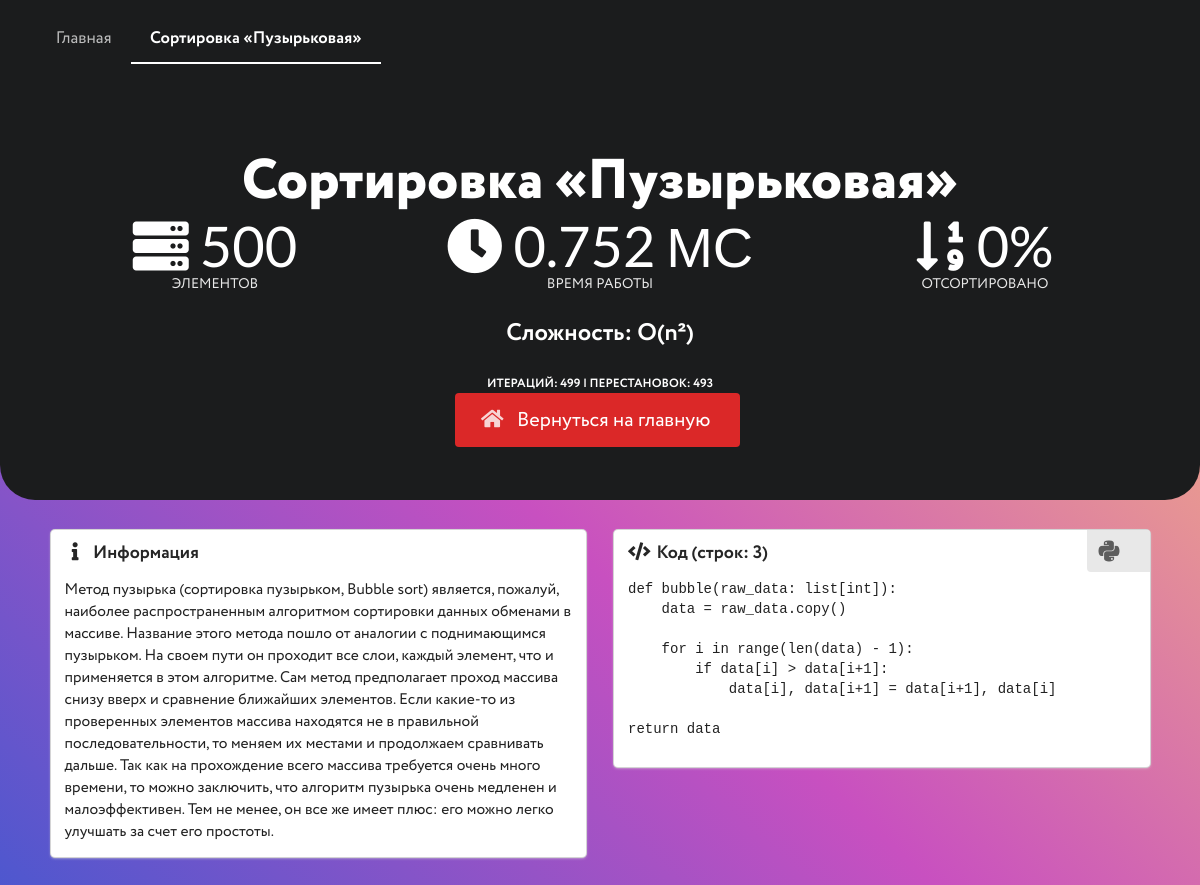
/profile/457, run on the app's committed database.
### app_main/models.py (models this page shows)
class Algorithm(models.Model):
    types = (
        ('Обменами', 'Обменами'),
        ('Выбором', 'Выбором'),
        ('Вставками', 'Вставками'),
    )
    sorts = (
        (0, 0),
        (10, 10),
        (25, 25),
        (33, 33),
        (50, 50),
        (75, 75),
        (90, 90)
    )
    item_count_c = (
        (500, 500),
        (1000, 1000),
        (2500, 2500),
        (5000, 5000)
    )
    name = models.CharField('Название', name='name', max_length=128)
    type = models.CharField('Тип', name='type', max_length=64, choices=types)
    complexity = models.CharField(
        'сложность', name='complexity', max_length=128)
    sort_percentage = models.IntegerField(
        'Процент сортировки массива', name='sort_percentage', choices=sorts)
    item_count = models.IntegerField(
        'Кол-во элементов', name='item_count', choices=item_count_c)
    time = models.FloatField('Время работы', name='time')
    iter_count = models.IntegerField('Кол-во итераций', name='iter_count')
    replacements_count = models.IntegerField(
        'Кол-во перестановок', name='replacements_count')
    code_lines_count = models.IntegerField(
        'Кол-во строк кода', name='code_lines_count')
    code = models.TextField('Код', name='code')
    description = models.TextField('Описание', name='description')
    class Meta:
        verbose_name = 'алгоритм сортировки'
        verbose_name_plural = 'алгоритмы сортировки'

### app_main/views.py (the view)
# urls.py: path('profile/<int:pk>', views.sort_profile, name='sort_profile'),
def sort_profile(request, pk: int):
    algo: Algorithm = Algorithm.objects.get(pk=pk)
    if '(' in algo.name:
        language = 'C++'
    else:
        language = 'Python'
    return render(request, 'site/sort_profile.html', {'algo': algo, 'language': language})

### app_main/templates/site/sort_profile.html (shortened to what this page needs)
{% load static %}
<html>
<head>
  <link rel="stylesheet" type="text/css" href="{% static 'ui/semantic.min.css' %}">
  <link rel="stylesheet" type="text/css" href="{% static 'css/fonts.css' %}">
  <link rel="stylesheet" type="text/css" href="{% static 'css/masthead.css' %}">
  <link rel="stylesheet" type="text/css" href="{% static 'css/acrylic.css' %}">
  <link rel="stylesheet" type="text/css" href="{% static 'css/custom.css' %}">
  <link rel="stylesheet" href="https://cdnjs.cloudflare.com/ajax/libs/highlight.js/11.5.0/styles/default.min.css">
</head>
<body class="pushable">
  <div class="pusher">
    <div class="ui inverted vertical masthead center aligned segment">
      <div class="ui container">
        <div class="ui large secondary inverted pointing menu">
          <a class="item" href="/#home" onclick="$('.dimmer').dimmer('show');">Главная</a>
          <a class="active item" href="/profile/{{ algo.pk }}" onclick="$('.dimmer').dimmer('show');">
            Сортировка «{{ algo.name }}»
          </a>
        </div>
      </div>
      <div class="ui container">
        <h1 class="ui inverted header">
          Сортировка «{{ algo.name }}»
        </h1>
        <div class="ui stackable equal width grid">
          <div class="column">
            <div class="ui inverted statistic">
              <div class="value">
                <i class="server icon"></i> {{ algo.item_count }}
              </div>
              <div class="label">
                Элементов
              </div>
            </div>
          </div>
          <div class="column">
            <div class="ui inverted statistic">
              <div class="value">
                <i class="clock icon"></i> {{algo.time|stringformat:".3f" }} мс
              </div>
              <div class="label">
                время работы
              </div>
            </div>
          </div>
          <div class="column">
            <div class="ui inverted statistic">
              <div class="value">
                <i class="sort numeric down icon"></i> {{ algo.sort_percentage }}%
              </div>
              <div class="label">
                Отсортировано
              </div>
            </div>
          </div>
        </div>
        <h2 class="ui inverted header">Сложность: {{ algo.complexity }} </h2>
        <h4 class="ui inverted sub header">Итераций: {{ algo.iter_count }} | Перестановок: {{ algo.replacements_count }}
        </h4>
        <a class="ui huge red button" href="/" onclick="$('.dimmer').dimmer('show');"><i class="home icon"></i>
          Вернуться на
          главную</a>
      </div>
    </div>
    <div class="ui hidden divider"></div>
    <div class="ui centered container">
      <div class="ui stackable two column grid container">
        <div class="column">
          <div class="ui fluid card">
            <div class="content">
              <h2 class="icon header"><i class="info icon"></i> Информация</h2>
              <p>
                {{ algo.description }}
              </p>
            </div>
          </div>
        </div>
        <div class="column">
          <div class="ui fluid card">
            <div class="content">
              <h2 class="icon header"><i class="code icon"></i> Код (строк: {{ algo.code_lines_count }})</h2>
              <div class="ui top right attached label">
                {% if language == "Python" %}
                <i class="python big icon"></i>
                {% else %}
                <h3 class="ui header">C++</h3>
                {% endif %}
              </div>
              <div class="scrollable content">
                <pre><code class="{{ language }}">{{ algo.code }}</code></pre>
              </div>
            </div>
          </div>
        </div>
      </div>
    </div>
    <br><br><br><br><br><br>
  </div>
</body>
</html>

### static/css/masthead.css (style rules this page uses)
.masthead.segment { min-height: 500px; padding: 1em 0em; background-color: rgba(0, 0, 0, 50); border-bottom-left-radius: 35px !important; border-bottom-right-radius: 35px !important; }
.masthead h1.ui.header { margin-top: 1.5em; margin-bottom: 0em; font-size: 4em; font-weight: normal; }
.masthead h2 { font-size: 1.7em; font-weight: normal; }
.ui.secondary.inverted.pointing.menu { border: none; }

### static/css/custom.css (style rules this page uses)
.menu, thead { font-family: "Circe" !important; font-size: 1.2em !important; font-weight: 800 !important; }
p, h3, h4, h5, h6, .button, .a, td, div.label, a.label { font-family: "Circe" !important; font-weight: 400 !important; }
p, a.label { font-size: 1.1em !important; }
.header { font-family: "Circe" !important; font-weight: 700 !important; }
h1.header { font-family: "Circe" !important; font-weight: 800 !important; }
h2 { font-family: "Circe" !important; font-weight: 700 !important; }
body.pushable > .pusher { background-color: #4158d0 !important; background-image: linear-gradient( 43deg, #4158d0 0%, #c850c0 46%, #ffcc70 100% ) !important; }

### data on the page
Algorithm: name "Пузырьковая", item_count "500", time "0.752", sort_percentage "0", complexity "O(n²)", iter_count "499", replacements_count "493", description "Метод пузырька (сортировка пузырьком, Bubble sort) является, пожалуй, наиболее распространенным алгоритмом сортировки данных обменами в массиве. Название этого метода пошло от аналогии с поднимающимся пузырьком. На своем пути он проходит все слои, каждый элемент, что и применяется в этом алгоритме. Сам метод предполагает проход массива снизу вверх и сравнение ближайших элементов. Если какие-то из проверенных элементов массива находятся не в правильной последовательности, то меняем их местами и продолжаем сравнивать дальше. Так как на прохождение всего массива требуется очень много времени, то можно заключить, что алгоритм пузырька очень медленен и малоэффективен. Тем не менее, он все же…", code_lines_count "3", code "def bubble(raw_data: list[int]): data = raw_data.copy() for i in range(len(data) - 1): if data[i] > data[i+1]: data[i], data[i+1] = data[i+1], data[i] return data"
